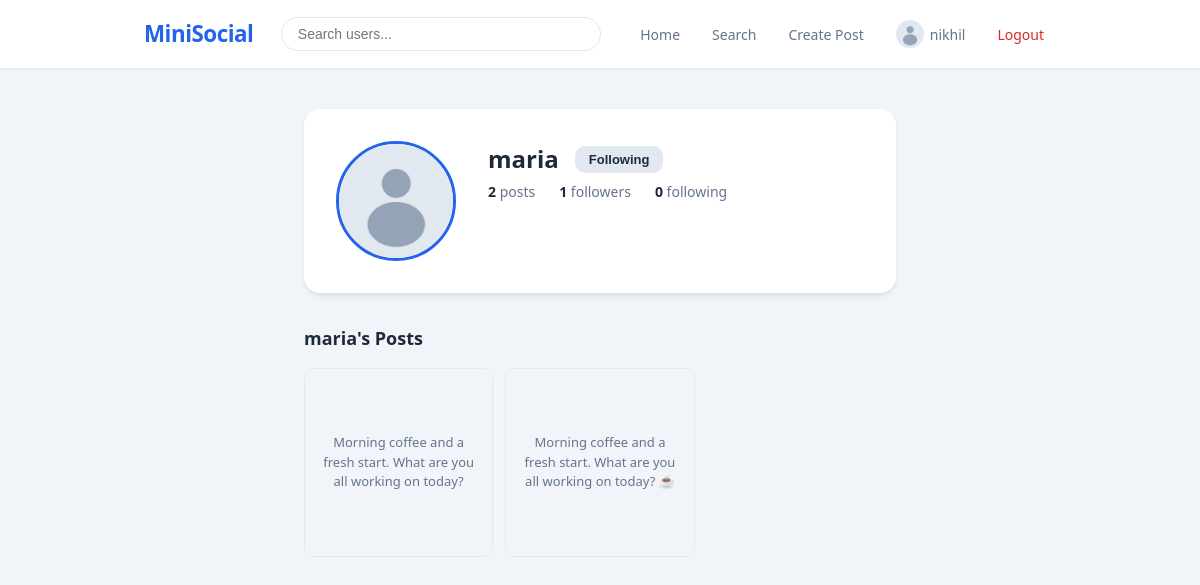
The page /profile/maria/ (signed in) on the database its author committed.
### users/models.py (models this page shows, shortened)
class Profile(models.Model):
    user = models.OneToOneField(User, on_delete=models.CASCADE, related_name="profile")
    profile_picture = models.ImageField(upload_to="profile_pics/", default="profile_pics/default.png")
    bio = models.TextField(max_length=500, blank=True)
    full_name = models.CharField(max_length=150, blank=True)
    created_at = models.DateTimeField(auto_now_add=True)

### posts/models.py (models this page shows, shortened)
class Post(models.Model):
    author = models.ForeignKey(User, on_delete=models.CASCADE, related_name="posts")
    content = models.TextField(max_length=2000)
    image = models.ImageField(upload_to="post_images/", blank=True, null=True)
    created_at = models.DateTimeField(auto_now_add=True)
    updated_at = models.DateTimeField(auto_now=True)
    class Meta:
        ordering = ["-created_at"]
        indexes = [models.Index(fields=["-created_at"])]
    @property
    def like_count(self):
        return self.likes.count()
    @property
    def comment_count(self):
        return self.comments.count()

### users/views.py (the view)
# urls.py: path("profile/<str:username>/", views.profile_view, name="profile"),
@login_required
def profile_view(request, username):
    profile_user = get_object_or_404(User, username=username)
    user_posts = Post.objects.filter(author=profile_user).order_by("-created_at")
    is_following = False
    if request.user.is_authenticated and request.user != profile_user:
        is_following = Follow.objects.filter(follower=request.user, following=profile_user).exists()
    followers_count = Follow.objects.filter(following=profile_user).count()
    following_count = Follow.objects.filter(follower=profile_user).count()
    post_count = user_posts.count()
    context = {
        "profile_user": profile_user,
        "posts": user_posts,
        "is_following": is_following,
        "followers_count": followers_count,
        "following_count": following_count,
        "post_count": post_count,
    }
    return render(request, "users/profile.html", context)

### templates/users/profile.html (shortened to what this page needs)
{% extends "base.html" %}
{% block content %}
<div class="profile-container">
    <div class="profile-header-card">
        <div class="profile-header-top">
            <img src="{{ profile_user.profile.profile_picture.url }}" alt="{{ profile_user.username }}" class="profile-avatar-large">
            <div class="profile-info">
                <div class="profile-username-row">
                    <h2 class="profile-username">{{ profile_user.username }}</h2>
                    {% if user.is_authenticated and user != profile_user %}
                        <button class="btn {% if is_following %}btn-secondary{% else %}btn-primary{% endif %} btn-sm follow-btn"
                                data-username="{{ profile_user.username }}"
                                data-following="{{ is_following|yesno:'true,false' }}">
                            {% if is_following %}Following{% else %}Follow{% endif %}
                        </button>
                    {% endif %}
                </div>
                <div class="profile-stats">
                    <span class="stat-item"><strong>{{ post_count }}</strong> posts</span>
                    <a href="{% url 'followers' username=profile_user.username %}" class="stat-item"><strong>{{ followers_count }}</strong> followers</a>
                    <a href="{% url 'following' username=profile_user.username %}" class="stat-item"><strong>{{ following_count }}</strong> following</a>
                </div>
            </div>
        </div>
    </div>
    <h3 class="section-heading">{{ profile_user.username }}'s Posts</h3>
    {% if posts %}
        <div class="posts-grid">
            {% for post in posts %}
                <a href="{% url 'post_detail' post_id=post.id %}" class="post-grid-item">
                    {% if post.image %}
                        <img src="{{ post.image.url }}" alt="Post image" class="post-grid-image">
                    {% else %}
                        <div class="post-grid-text-preview">{{ post.content|truncatewords:15 }}</div>
                    {% endif %}
                </a>
            {% endfor %}
        </div>
    {% endif %}
</div>
{% endblock %}

### templates/base.html (shortened to what this page needs)
{% load static %}
<!DOCTYPE html>
<html lang="en">
<head>
    <link rel="stylesheet" href="{% static 'css/style.css' %}">
</head>
<body>
    {% if user.is_authenticated %}
    <nav class="navbar">
        <div class="navbar-container">
            <a href="{% url 'feed' %}" class="navbar-logo">MiniSocial</a>
            <div class="navbar-search-box">
                <input type="text" id="nav-search-input" placeholder="Search users..." autocomplete="off">
            </div>
            <div class="navbar-links">
                <a href="{% url 'feed' %}" class="nav-link">Home</a>
                <a href="{% url 'search' %}" class="nav-link">Search</a>
                <a href="{% url 'create_post' %}" class="nav-link">Create Post</a>
                <a href="{% url 'profile' username=user.username %}" class="nav-link">
                    <img src="{{ user.profile.profile_picture.url }}" alt="{{ user.username }}" class="nav-avatar">
                    <span>{{ user.username }}</span>
                </a>
                <a href="{% url 'logout' %}" class="nav-link nav-logout">Logout</a>
            </div>
        </div>
    </nav>
    {% endif %}
    <main class="main-content">
        {% block content %}{% endblock %}
    </main>
</body>
</html>

### static/css/style.css (style rules this page uses)
*, *::before, *::after { margin: 0; padding: 0; box-sizing: border-box; }
:root { --primary: #2563eb; --primary-dark: #1d4ed8; --primary-light: #dbeafe; --secondary: #64748b; --secondary-light: #e2e8f0; --accent: #f59e0b; --success: #16a34a; --success-light: #dcfce7; --warning: #f59e0b; --warning-light: #fef3c7; --error: #dc2626; --error-light: #fee2e2; --like-color: #ef4444; --bg: #f1f5f9; --surface: #ffffff; --text: #1e293b; --text-muted: #64748b; --text-light: #94a3b8; --border: #e2e8f0; --border-dark: #cbd5e1; --space-1: 0.5rem; --space-2: 1rem; --space-3: 1.5rem; --space-4: 2rem; --space-5: 2.5rem; --radius-sm: 6px; --radius-md: 10px; --radius-lg: 16px; --radius-full: 9999px; --shadow-sm: 0 1px 2px rgba(0, 0, 0, 0.05); --shadow-md: 0 4px 6px -1px rgba(0, 0, 0, 0.08), 0 2px 4px -2px rgba(0, 0, 0, 0.05); --shadow-lg: 0 10px 15px -3px rgba(0, 0, 0, 0.1), 0 4px 6px -4px rgba(0, 0, 0, 0.05); --font-sans: 'Segoe UI', system-ui, -apple-system, sans-serif; }
body { font-family: var(--font-sans); background-color: var(--bg); color: var(--text); line-height: 1.5; min-height: 100vh; }
a { color: var(--primary); text-decoration: none; transition: color 0.2s ease; }
img { max-width: 100%; display: block; }
.navbar { background-color: var(--surface); border-bottom: 1px solid var(--border); position: sticky; top: 0; z-index: 100; box-shadow: var(--shadow-sm); }
.navbar-container { max-width: 960px; margin: 0 auto; display: flex; align-items: center; justify-content: space-between; padding: 0.75rem 1.5rem; gap: 1rem; }
.navbar-logo { font-size: 1.4rem; font-weight: 700; color: var(--primary); letter-spacing: -0.5px; flex-shrink: 0; }
.navbar-search-box { flex: 1; max-width: 320px; position: relative; }
#nav-search-input { width: 100%; padding: 0.5rem 1rem; border: 1px solid var(--border); border-radius: var(--radius-full); font-size: 0.875rem; outline: none; transition: border-color 0.2s, box-shadow 0.2s; }
.navbar-links { display: flex; align-items: center; gap: 0.5rem; flex-shrink: 0; }
.nav-link { display: flex; align-items: center; gap: 0.375rem; padding: 0.5rem 0.75rem; font-size: 0.875rem; font-weight: 500; color: var(--text-muted); border-radius: var(--radius-sm); transition: background 0.2s, color 0.2s; }
.nav-logout { color: var(--error); }
.nav-avatar { width: 28px; height: 28px; border-radius: var(--radius-full); object-fit: cover; }
.main-content { max-width: 640px; margin: 0 auto; padding: 1.5rem; min-height: calc(100vh - 60px); }
.btn { display: inline-flex; align-items: center; justify-content: center; gap: 0.375rem; padding: 0.625rem 1.25rem; font-size: 0.875rem; font-weight: 600; border: none; border-radius: var(--radius-md); cursor: pointer; transition: all 0.2s ease; text-decoration: none; white-space: nowrap; }
.btn-secondary { background: var(--secondary-light); color: var(--text); }
.btn-sm { padding: 0.375rem 0.875rem; font-size: 0.8125rem; }
.profile-container { max-width: 700px; margin: 0 auto; }
.profile-header-card { background: var(--surface); border-radius: var(--radius-lg); box-shadow: var(--shadow-md); padding: 2rem; margin-bottom: 2rem; }
.profile-header-top { display: flex; gap: 2rem; align-items: flex-start; }
.profile-avatar-large { width: 120px; height: 120px; border-radius: var(--radius-full); object-fit: cover; border: 3px solid var(--primary); flex-shrink: 0; }
.profile-info { flex: 1; }
.profile-username-row { display: flex; align-items: center; gap: 1rem; flex-wrap: wrap; margin-bottom: 0.25rem; }
.profile-username { font-size: 1.5rem; font-weight: 700; color: var(--text); }
.profile-stats { display: flex; gap: 1.5rem; margin-bottom: 0.75rem; }
.stat-item { font-size: 0.875rem; color: var(--text-muted); }
.stat-item strong { color: var(--text); font-weight: 700; }
.section-heading { font-size: 1.125rem; font-weight: 700; margin-bottom: 1rem; color: var(--text); }
.posts-grid { display: grid; grid-template-columns: repeat(3, 1fr); gap: 0.75rem; }
.post-grid-item { position: relative; aspect-ratio: 1; border-radius: var(--radius-md); overflow: hidden; background: var(--surface); border: 1px solid var(--border); display: block; }
.post-grid-text-preview { width: 100%; height: 100%; display: flex; align-items: center; padding: 1rem; font-size: 0.8125rem; color: var(--text-muted); background: var(--bg); text-align: center; overflow: hidden; }

### rows shown on the page
Post: content "Morning coffee and a fresh start. What are you all working on today?"
Post: content "Morning coffee and a fresh start. What are you all working on today? ☕"

### other values the page prints
{{ user.username }} "nikhil"
{{ profile_user.username }} "maria"
{{ post_count }} "2"
{{ followers_count }} "1"
{{ following_count }} "0"
